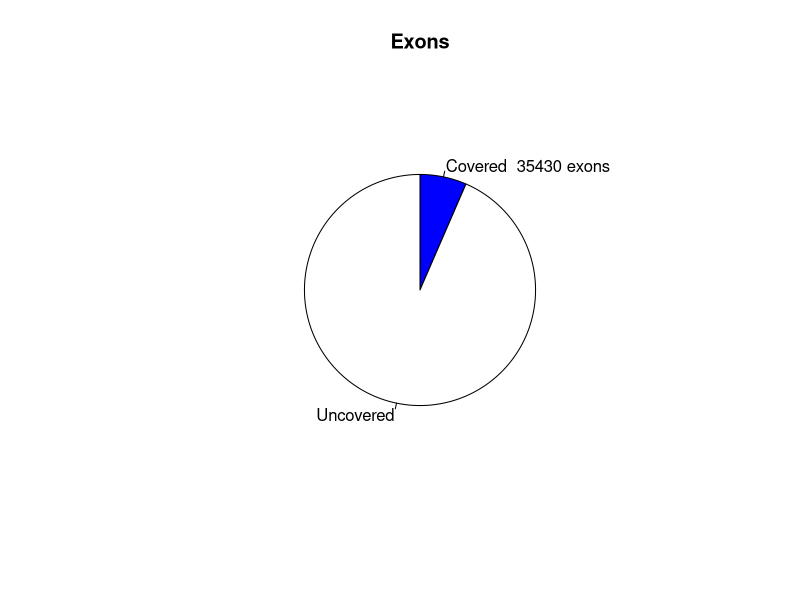

This figure's R source:
png("/sonas-hs/bsr/hpc/data/yjin/test_BAMqc/exp/test1/figs/smp1.read_distr_pie.png",width=500,height=500,units="px")
pie(c(35430,508205),labels=c("Covered  35430 exons","Uncovered"),main="Exons",radius=0.6,clockwise=T,col=c("blue","white"))
dev.state = dev.off()
